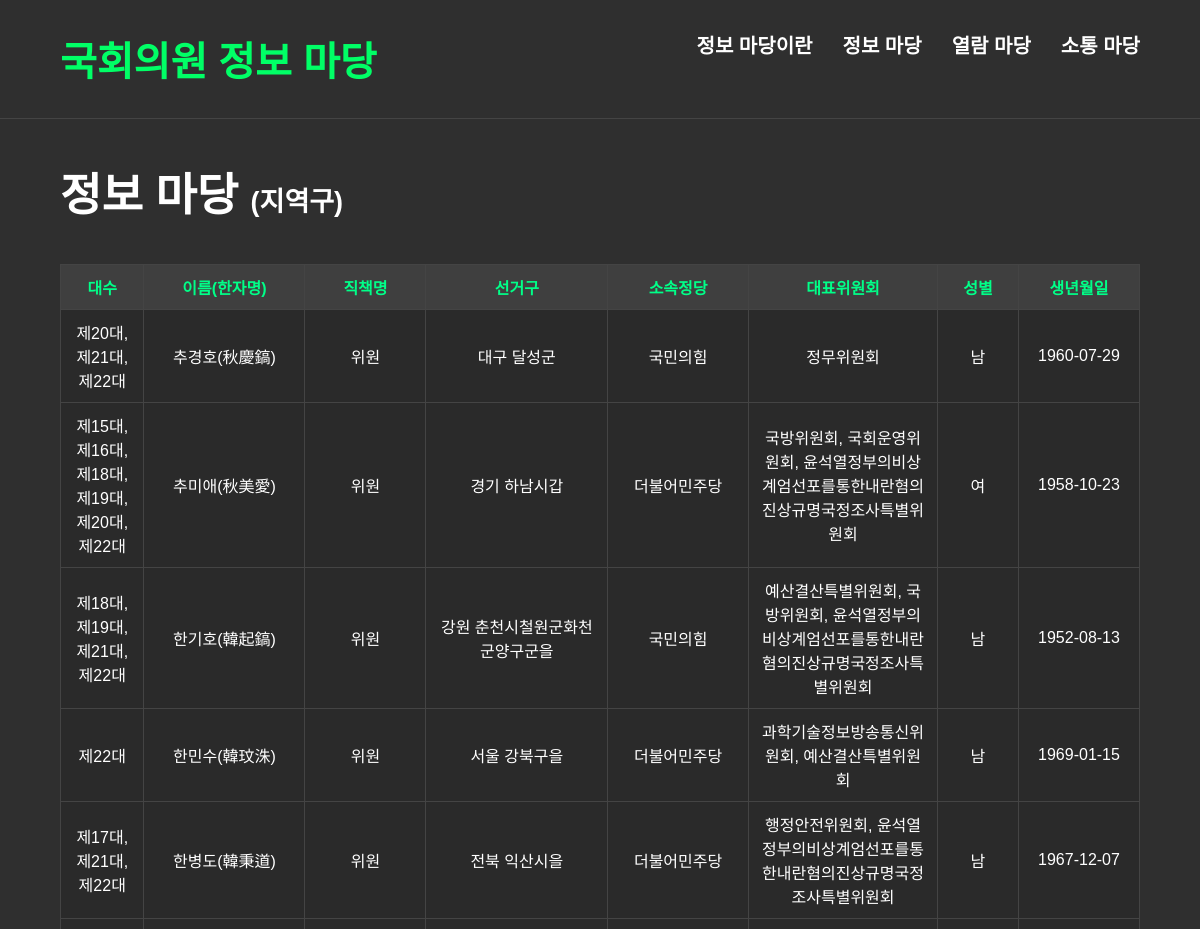
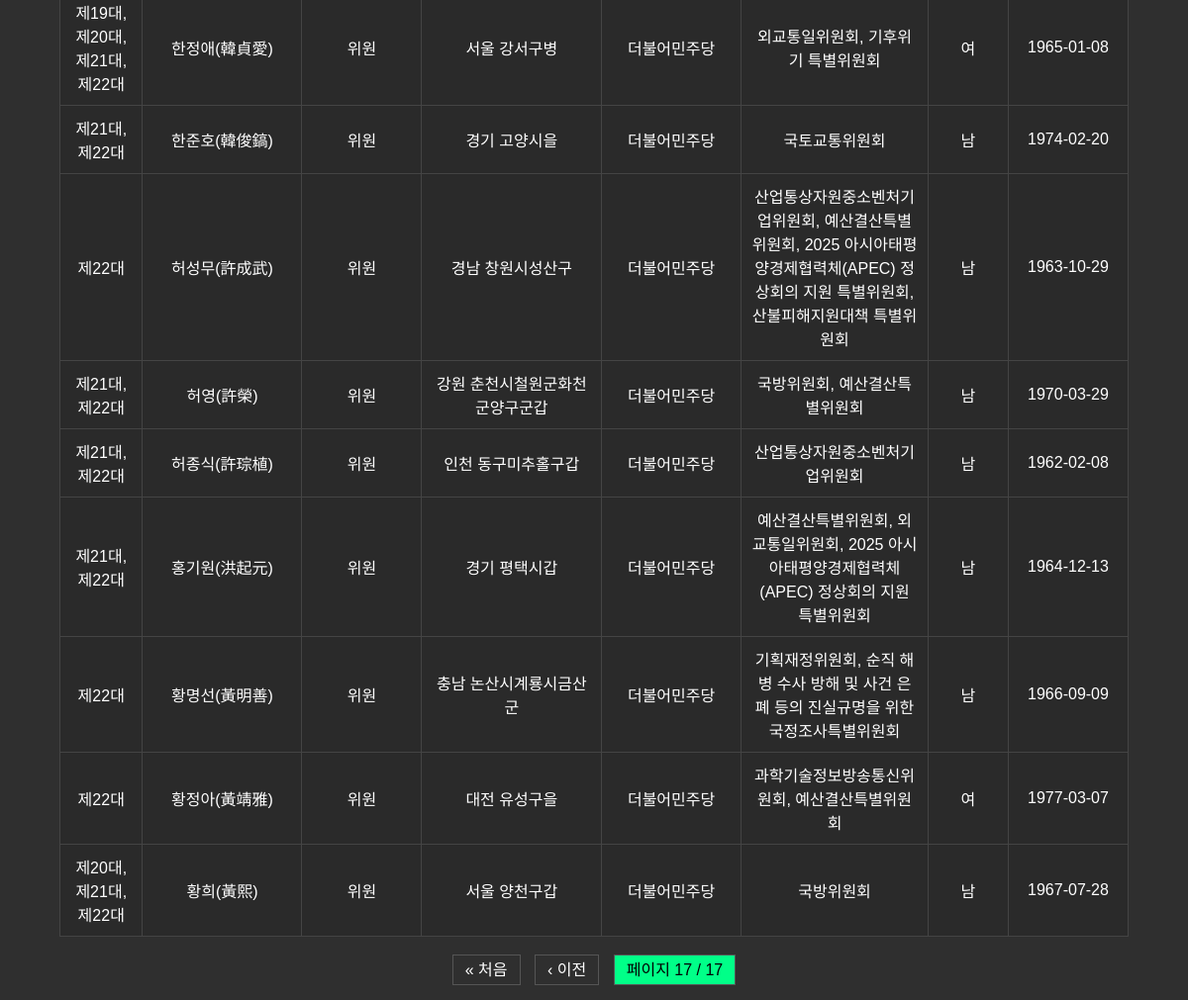
Screenshot of /local/?page=17 with the database file from the repository (2 pictures, top to bottom).
### myproject/DashBoard/models.py (models this page shows, shortened)
class MemberInfo(models.Model):
    name = models.CharField(max_length=4)                   # HG_NM
    hanja_name = models.CharField(max_length=4)             # HJ_NM
    birth_date = models.CharField(max_length=20, blank=True, null=True)  # BIRDY_DT
    party = models.CharField(max_length=30)                 # POLY_NM
    district = models.CharField(max_length=30)              # ORIG_NM
    elected_type = models.CharField(max_length=20)          # ELECT_GBN_NM
    reelection = models.CharField(max_length=10)            # REELE_GBN_NM
    gender = models.CharField(max_length=3)                 # SEX_GBN_NM
    phone = models.CharField(max_length=50)                 # TEL_NO
    email = models.CharField(max_length=50)                 # NAAS_EMAIL_ADDR
    position = models.CharField(max_length=30)              # JOB_RES_NM
    main_committee = models.CharField(max_length=30)        # CMIT_NM
    member_code = models.CharField(max_length=30)           # MONA_CD
    election_unit = models.CharField(max_length=50)         # UNITS
    total_bills  = models.PositiveIntegerField(default=0)
    passed_bills = models.PositiveIntegerField(default=0)
    pass_rate    = models.FloatField(default=0.0)

### myproject/DashBoard/views.py (the view)
# urls.py: path('local/', local_view, name='local'),
def local_view(request):
    members = MemberInfo.objects.filter(elected_type='지역구').order_by('name')
    paginator = Paginator(members, 15)  # 한 페이지에 15명씩
    page_number = request.GET.get('page')
    page_obj = paginator.get_page(page_number)
    return render(request, 'local.html', {'page_obj': page_obj})

### myproject/DashBoard/templates/local.html (shortened to what this page needs)
<!DOCTYPE html>
<html lang="ko">
<head>
</head>
<body>
  <div class="navbar">
    <a href="{% url 'home' %}" class="logo">국회의원 정보 마당</a>
    <div class="menu">
      <a href="{% url 'about' %}"><div>정보 마당이란</div></a>
      <div class="dropdown">
        <div>정보 마당</div>
      </div>
      <a href="{% url 'read' %}"><div>열람 마당</div></a>
      <a href="{% url 'social' %}"><div>소통 마당</div></a>
    </div>
  </div>
  <h1>정보 마당 <span style="font-size: 60%;">(지역구)</span></h1>
  <table>
    <thead>
      <tr>
        <th>대수</th>
        <th>이름(한자명)</th>
        <th>직책명</th>
        <th>선거구</th>
        <th>소속정당</th>
        <th>대표위원회</th>
        <th>성별</th>
        <th>생년월일</th>
      </tr>
    </thead>
    <tbody>
      {% for m in page_obj %}
      <tr class="clickable-row" data-href="{% url 'member_detail' m.member_code %}">
        <td>{{ m.election_unit }}</td>
        <td>{{ m.name }}({{ m.hanja_name }})</td>
        <td>{{ m.position }}</td>
        <td>{{ m.district }}</td>
        <td>{{ m.party }}</td>
        <td>{{ m.main_committee }}</td>
        <td>{{ m.gender }}</td>
        <td>{{ m.birth_date }}</td>
      </tr>
      {% endfor %}
    </tbody>
  </table>
  <div class="pagination">
    {% if page_obj.has_previous %}
      <a href="?page=1">&laquo; 처음</a>
      <a href="?page={{ page_obj.previous_page_number }}">‹ 이전</a>
    {% endif %}
    <span class="current">페이지 {{ page_obj.number }} / {{ page_obj.paginator.num_pages }}</span>
  </div>
</body>
</html>

### myproject/DashBoard/templates/local.html (style rules this page uses)
a { text-decoration: none; color: inherit; }
body { margin: 0; font-family: '맑은 고딕', sans-serif; background-color: #2f2f2f; color: white; }
.navbar { display: flex; justify-content: space-between; font-size: 20px; padding: 30px 60px; background-color: #2f2f2f; border-bottom: 1px solid #444; gap: 30px; font-weight: bold; }
.logo { color: #00ff66; font-size: 40px; font-weight: bold; }
.menu { display: flex; gap: 30px; font-weight: bold; font-size: 20px; position: relative; }
.menu div { color: white; cursor: pointer; }
.dropdown { position: relative; }
h1 { padding: 40px 60px 20px; margin: 0; font-size: 45px; }
table { width: 90%; margin: 20px auto; border-collapse: collapse; background: #2a2a2a; table-layout: auto; }
th, td { border: 1px solid #444; padding: 10px; text-align: center; white-space: normal; }
th { background-color: #3f3f3f; color: #00ff88; }
th:nth-child(1) { min-width: 60px; }
th:nth-child(2) { min-width: 140px; }
th:nth-child(3) { min-width: 100px; }
th:nth-child(4) { min-width: 160px; }
th:nth-child(5) { min-width: 120px; }
th:nth-child(6) { min-width: 160px; }
th:nth-child(7) { min-width: 60px; }
th:nth-child(8) { min-width: 100px; }
.clickable-row { cursor: pointer; }
.pagination { text-align: center; margin: 20px; }
.pagination a, .pagination span { color: white; margin: 0 5px; text-decoration: none; padding: 6px 12px; border: 1px solid #555; }
.pagination .current { background-color: #00ff88; color: black; }

### rows the page displays
MemberInfo: election_unit "제20대, 제21대, 제22대", name "추경호", hanja_name "秋慶鎬", position "위원", district "대구 달성군", party "국민의힘", main_committee "정무위원회", gender "남", birth_date "1960-07-29"
MemberInfo: election_unit "제15대, 제16대, 제18대, 제19대, 제20대, 제22대", name "추미애", hanja_name "秋美愛", position "위원", district "경기 하남시갑", party "더불어민주당", main_committee "국방위원회, 국회운영위원회, 윤석열정부의비상계엄선포를통한내란혐의진상규명국정조사특별위원회", gender "여", birth_date "1958-10-23"
MemberInfo: election_unit "제18대, 제19대, 제21대, 제22대", name "한기호", hanja_name "韓起鎬", position "위원", district "강원 춘천시철원군화천군양구군을", party "국민의힘", main_committee "예산결산특별위원회, 국방위원회, 윤석열정부의비상계엄선포를통한내란혐의진상규명국정조사특별위원회", gender "남", birth_date "1952-08-13"
MemberInfo: election_unit "제22대", name "한민수", hanja_name "韓玟洙", position "위원", district "서울 강북구을", party "더불어민주당", main_committee "과학기술정보방송통신위원회, 예산결산특별위원회", gender "남", birth_date "1969-01-15"
MemberInfo: election_unit "제17대, 제21대, 제22대", name "한병도", hanja_name "韓秉道", position "위원", district "전북 익산시을", party "더불어민주당", main_committee "행정안전위원회, 윤석열정부의비상계엄선포를통한내란혐의진상규명국정조사특별위원회", gender "남", birth_date "1967-12-07"
MemberInfo: election_unit "제19대, 제20대, 제21대, 제22대", name "한정애", hanja_name "韓貞愛", position "위원", district "서울 강서구병", party "더불어민주당", main_committee "외교통일위원회, 기후위기 특별위원회", gender "여", birth_date "1965-01-08"
MemberInfo: election_unit "제21대, 제22대", name "한준호", hanja_name "韓俊鎬", position "위원", district "경기 고양시을", party "더불어민주당", main_committee "국토교통위원회", gender "남", birth_date "1974-02-20"
MemberInfo: election_unit "제22대", name "허성무", hanja_name "許成武", position "위원", district "경남 창원시성산구", party "더불어민주당", main_committee "산업통상자원중소벤처기업위원회, 예산결산특별위원회, 2025 아시아태평양경제협력체(APEC) 정상회의 지원 특별위원회, 산불피해지원대책 특별위원회", gender "남", birth_date "1963-10-29"
MemberInfo: election_unit "제21대, 제22대", name "허영", hanja_name "許榮", position "위원", district "강원 춘천시철원군화천군양구군갑", party "더불어민주당", main_committee "국방위원회, 예산결산특별위원회", gender "남", birth_date "1970-03-29"
MemberInfo: election_unit "제21대, 제22대", name "허종식", hanja_name "許琮植", position "위원", district "인천 동구미추홀구갑", party "더불어민주당", main_committee "산업통상자원중소벤처기업위원회", gender "남", birth_date "1962-02-08"
MemberInfo: election_unit "제21대, 제22대", name "홍기원", hanja_name "洪起元", position "위원", district "경기 평택시갑", party "더불어민주당", main_committee "예산결산특별위원회, 외교통일위원회, 2025 아시아태평양경제협력체(APEC) 정상회의 지원 특별위원회", gender "남", birth_date "1964-12-13"
MemberInfo: election_unit "제22대", name "황명선", hanja_name "黃明善", position "위원", district "충남 논산시계룡시금산군", party "더불어민주당", main_committee "기획재정위원회, 순직 해병 수사 방해 및 사건 은폐 등의 진실규명을 위한 국정조사특별위원회", gender "남", birth_date "1966-09-09"
MemberInfo: election_unit "제22대", name "황정아", hanja_name "黃靖雅", position "위원", district "대전 유성구을", party "더불어민주당", main_committee "과학기술정보방송통신위원회, 예산결산특별위원회", gender "여", birth_date "1977-03-07"
MemberInfo: election_unit "제20대, 제21대, 제22대", name "황희", hanja_name "黃熙", position "위원", district "서울 양천구갑", party "더불어민주당", main_committee "국방위원회", gender "남", birth_date "1967-07-28"

### other values shown
{{ page_obj.number }} "17"
{{ page_obj.paginator.num_pages }} "17"
